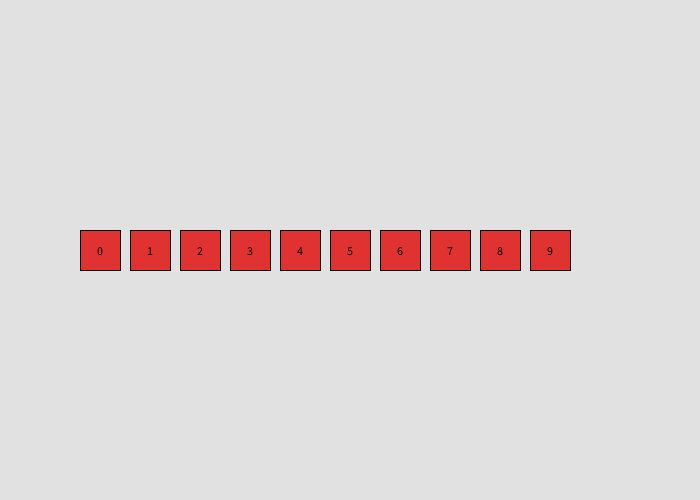
Frame 1 (no input)
Frame 60 (the mouse pressed at the canvas centre just before this capture): identical to frame 1, image omitted
Frame 120 (the mouse held since frame 60 and released just before this capture): identical to frame 1, image omitted

The Processing sketch that drew this single still picture (run headless with seeded random() and noise(); from frame 60 on, the mouse is pressed at the canvas centre):

// Processing sketch: question_1
// ── question_1.pde
/*
Write a program to display ten buttons which can each have one of five possible colours: red, orange, yellow, green, blue.
The colours should be stored in this order in an array. When the user clicks on a button, that button should change to
the next colour in the array, or go back to red if it was blue. Your buttons can be any shape.
*/

final color[] colourList = {
    color(225, 50, 50),
    color(255, 165, 0),
    color(225, 255, 50),
    color(50, 225, 50),
    color(50, 50, 225),
};
color currentColour;

int buttonWidth, buttonBuffer, buttonX, buttonY;
int [] buttonState = new int[10];


void setup() {
    background(225);
    size(700, 500);

    buttonWidth = 40;
    buttonBuffer = 50;
    buttonY = height/2;
    textAlign(CENTER, CENTER);
    rectMode(CENTER);
}

void draw() {
    int buttonCount = 0;
    while (buttonCount < 10) {
        currentColour = colourList[buttonState[buttonCount]];
        fill(currentColour);
        
        square(100 + buttonBuffer*buttonCount, buttonY, buttonWidth);
        fill(0);
        text(buttonCount, 100 + buttonBuffer*buttonCount, buttonY);
        buttonCount++;
    }
}

void keyPressed() {
    switch (key) {
        case '0' :
            buttonState[0] = (buttonState[0] == 4) ? 0 : buttonState[0] + 1;
        break;
         case '1' :
            buttonState[1] = (buttonState[1] == 4) ? 0 : buttonState[1] + 1;
        break;
         case '2' :
            buttonState[2] = (buttonState[2] == 4) ? 0 : buttonState[2] + 1;
        break;
         case '3' :
            buttonState[3] = (buttonState[3] == 4) ? 0 : buttonState[3] + 1;
        break;
         case '4' :
            buttonState[4] = (buttonState[4] == 4) ? 0 : buttonState[4] + 1;
        break;
         case '5' :
            buttonState[5] = (buttonState[5] == 4) ? 0 : buttonState[5] + 1;
        break;
         case '6' :
            buttonState[6] = (buttonState[6] == 4) ? 0 : buttonState[6] + 1;
        break;
         case '7' :
            buttonState[7] = (buttonState[7] == 4) ? 0 : buttonState[7] + 1;
        break;
         case '8' :
            buttonState[8] = (buttonState[8] == 4) ? 0 : buttonState[8] + 1;
        break;
         case '9' :
            buttonState[9] = (buttonState[9] == 4) ? 0 : buttonState[9] + 1;
        break;
    }
}
